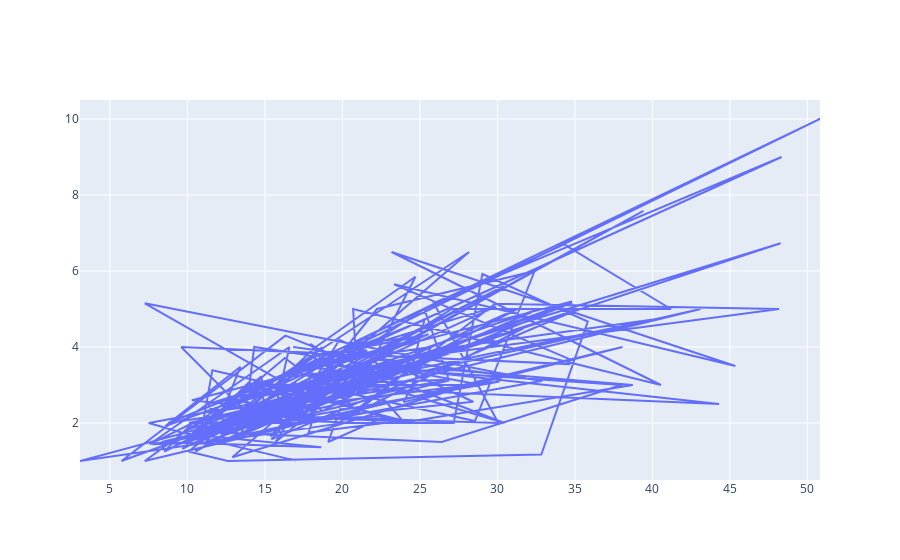

Notebook source saved alongside this figure:
### Code cell
fig = go.Figure()
fig.add_trace(go.Scatter(x=tips['total_bill'], y=tips['tip'], mode='lines'))

### Figure 1 — Plotly figure (JSON) as saved in the notebook; plotly's stock layout.template omitted (floating-point values rounded to 4 significant figures; data arrays with more than 128 entries replaced by an {"elided": "..."} marker saying what was removed)
{"data": [{"mode": "lines", "type": "scatter", "x": {"elided": "244 float values"}, "y": {"elided": "244 float values"}}], "layout": {}}
